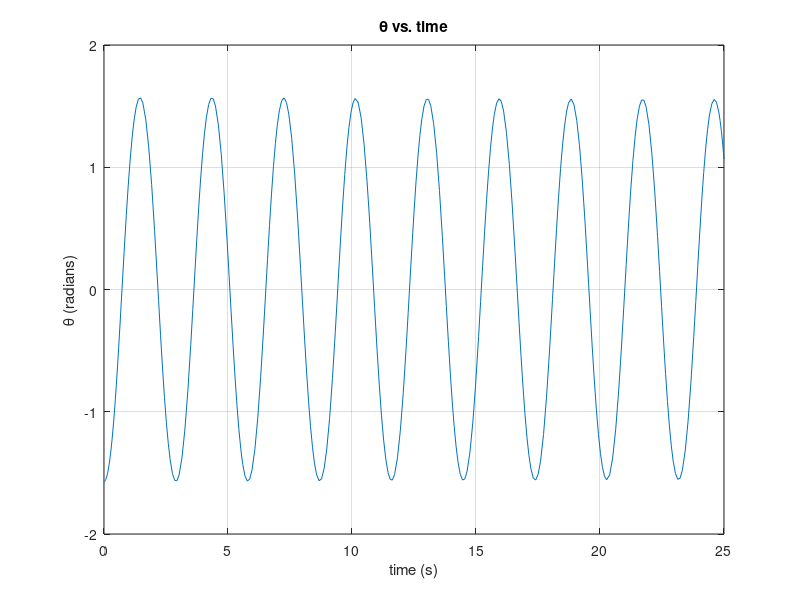
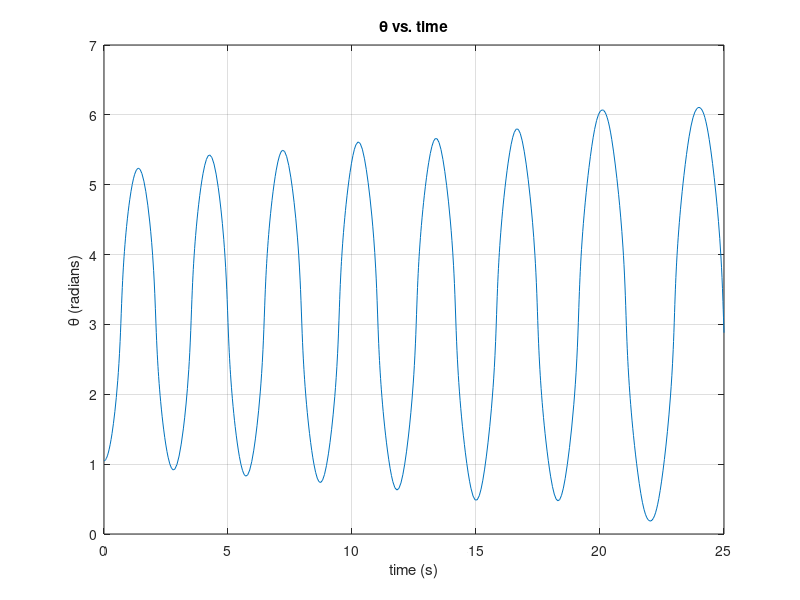

Write the MATLAB code that produced these figures, in order.
%%  AE 352 HW 7 
%   Problem 1-2
%   Author: Max Feinberg
%   Simulates the motion of a cylinder rolling in a hemisphere
%   and a stick falling
function main
clear all; close all; clear figure; clc; %stand clears

R = 1; % Ramp Radius
r = 0.2; % cylinder radius
g = 9.8; % gravity

t0 = 0;         % initial time
tf = 25;        % final time
phi_0 = -1*pi/2*R/r;
y0 = [-1*pi/2; 0; phi_0; 0];   % initial conditions

[t,y] = ode45(@diff1,[t0 tf],y0); % Use ode45 to solve

figure(1) % Plot theta vs t
plot(t,y(:,1));
xlabel('time (s)');
ylabel('\theta (radians)');
title('\theta vs. time');
grid on
print -depsc P1Theta

theta0 = [pi/3; 0;];
[u,v] = ode45(@diff2,[0 25],theta0); % simulate stick falling

figure(2)
plot(u,v(:,1));
xlabel('time (s)');
ylabel('\theta (radians)');
title('\theta vs. time');
grid on
print -depsc P2ThetaShort

end

function state = diff1(t,y)
R = 1;
r = 0.2;
g = 9.8;

state = [y(2); -1*2*g/(3*R)*sin(y(1)); y(4); -2*g/(3*r)*sin(y(1))]; 
end

function state = diff2(u,v)
L = 2;
g = 9.8;

state = [v(2); (6*(g/L)*sin(v(1))-3*v(2)^2*sin(v(1))*cos(v(1))) / (1 + 3 * (sin(v(1))^2))]; 
end
